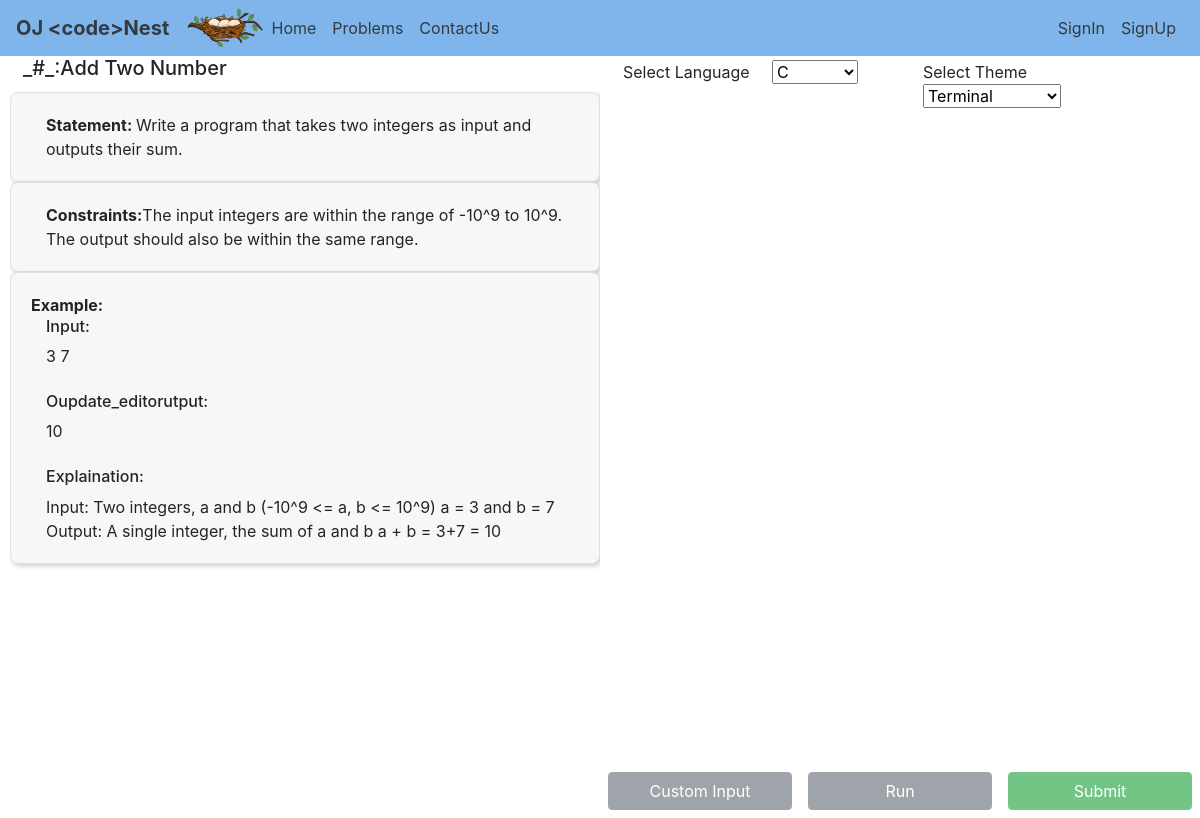
The app's page /ojapp/problems/1 with its own data.
### ojapp/models.py (models this page shows, shortened)
class Problem(models.Model):
	DIFFICULTY_CHOICES = (
			('easy', 'Easy'),
			('medium', 'Medium'),
			('hard', 'Hard')
		)
	id = models.AutoField(primary_key=True)
	number = models.CharField(max_length=50)
	difficulty = models.CharField(max_length=50, choices=DIFFICULTY_CHOICES)
	title = models.CharField(max_length=255)
	statement = models.TextField(default="")
	constraints = models.TextField(default="")
	tags = models.CharField(max_length=255)
	example_input = models.TextField(default="")
	example_output = models.TextField(default="")
	example_explain = models.TextField(default="")
	def safe_constraints(self):
		return mark_safe(self.constraints)
	def safe_statement(self):
		return mark_safe(self.statement)
	def safe_input(self):
		return mark_safe(self.example_input)
	def safe_output(self):
		return mark_safe(self.example_output)

### ojapp/views.py (the view)
# urls.py: path("problems/<int:id>", views.show_problem, name = "show_problem"),
def show_problem(request, id):
	problem = Problem.objects.get(id=id)
	form = CodeForm()
	return render(request, "ojapp/problem_show.html", {'problem': problem, 'code_form': form})

### ojapp/forms.py
class CodeForm(ModelForm):
    class Meta:
        model = SubmissionLog
        fields = ['code']
        widgets = {'code' : forms.Textarea()}

### ojapp/context_processors.py (called while the page is built)
def custom_request(request):
	return {'request': request}

### ojapp/templates/ojapp/problem_show.html (shortened to what this page needs)
{% extends 'ojapp/basic.html' %}
{% load static %}
{% block body %}
<div class="container-fluid mx-0">
	<div class="row">
		<div class="col-md-6">
			<div class="row mx-2">
				<h5>_#_:{{ problem.title }}</h5>
			</div>
			<div class="row">
				<div class="my-1 scrollbar scrollbar-primary">
					<div class="force-overflow">
							<div class="soft-border-div">
								<div class="container">
									<b>Statement: </b>{{ problem.safe_statement|safe }}
								</div>
							</div>
							<div class="soft-border-div">
								<div class="container">
									<b>Constraints:</b>{{ problem.safe_constraints|safe }}
								</div>
							</div>
							<div class="soft-border-div">
								<b>Example:</b><br>
								<div class="container">
									<h6>Input:</h6>
									{{ problem.safe_input|safe }}
								</div><br>
								<div class="container">
									<h6>Oupdate_editorutput:</h6>
									{{ problem.safe_output|safe }}
								</div><br>
								<div class="container">
									<h6>Explaination:</h6>
									{{ problem.example_explain }}
								</div>
							</div>
					</div>
				</div>
			</div>
		</div>
		<div class="col-md-6">
			<form action="{% url 'verdict' problem.id %}" method="POST" enctype="multipart/form-data">
				<div class="row">
					<div class="col control-panel float-right mx-2 my-1">
						Select Language
						&nbsp; &nbsp;
						<select id="language_id" name="language_val" class="language" onchange="update_editor()">
							<option value="C">C</option>
						</select>
					</div>
					<div class="col control-panel float-right mx-2 my-1">
		                Select Theme
		                &nbsp; &nbsp;
		                <select id="theme" name="theme_val" class="form-select" onchange="update_theme()">
		                    <option value="terminal">Terminal</option>
		                </select>
		            </div>
				</div class="row">
	            <div class="row" id="editor-div" style="overflow: auto; width: 100%; height: 652px;">
	            </div>
	            <div class="row">
	            	{% if request.user.is_authenticated %}
		            	<button type="button" class="col-12 col-md-auto btn btn-secondary my-2 mx-2">Custom Input</button>
						<button type="button" class="col-12 col-md-auto btn btn-secondary my-2 mx-2" onclick="executeCode()">Run</button>
						<button id="submit" type="submit" class="col-12 col-md-auto btn btn-success my-2 mx-2">Submit</button>
<!-- 						<button type="button" class="col btn btn-secondary my-2 mx-2">Custom Input</button>
						<button type="button" class="col btn btn-secondary my-2 mx-2" onclick="executeCode()">Run</button>
				<button id="submit" type="submit" class="col btn btn-success my-2 mx-2">Submit</button> -->
					{% else %}
						<button type="button" class="col btn btn-secondary my-2 mx-2"  data-bs-toggle="tooltip" data-bs-placement="right" title="Login required *" disabled>Custom Input</button>
						<button type="button" class="col btn btn-secondary my-2 mx-2" onclick="executeCode()" data-bs-toggle="tooltip" data-bs-placement="right" title="Login required *" disabled>Run</button>
						<button id="submit" type="submit" class="col btn btn-success my-2 mx-2" data-bs-toggle="tooltip" data-bs-placement="right" title="Login required *" disabled>Submit</button>
					{% endif %}
	            </div>
			</form>
		</div>
	</div>
</div>
{% endblock %}

### records on screen
Problem: title "Add Two Number", safe_statement "Write a program that takes two integers as input and outputs their sum.", safe_constraints "The input integers are within the range of -10^9 to 10^9. The output should also be within the same range.", safe_input "3 7", safe_output "10", example_explain "Input: Two integers, a and b (-10^9 <= a, b <= 10^9) a = 3 and b = 7 Output: A single integer, the sum of a and b a + b = 3+7 = 10"
